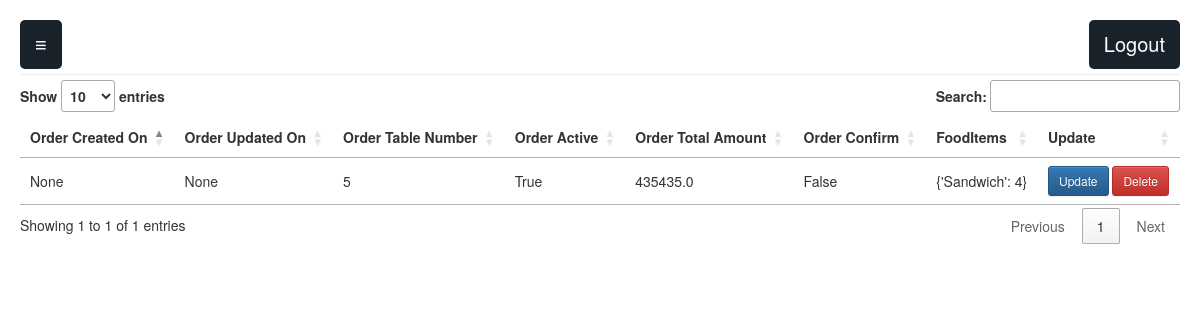
The app's page /order_management/active_orders/ (signed in), older data.
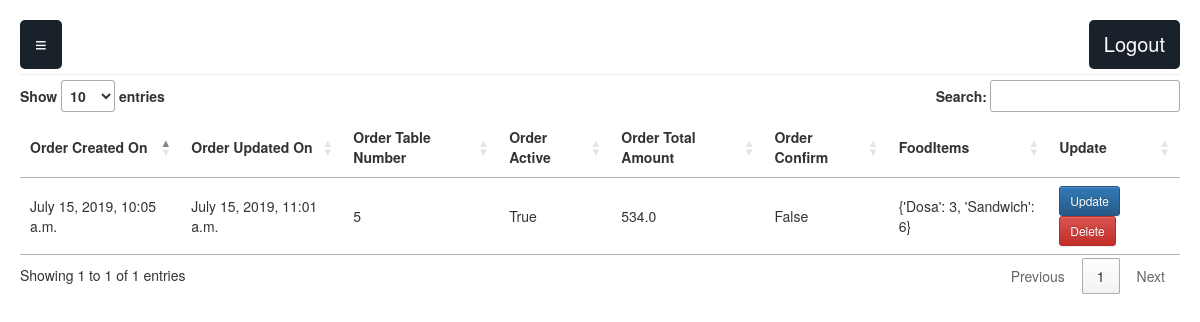
The same page, newer data.
### apis/models.py (models this page shows, shortened)
class Order(models.Model):
    order_user_id = models.ForeignKey(CustomUser, on_delete=models.CASCADE)
    order_restaurant_id = models.ForeignKey(Restaurant, on_delete=models.CASCADE)
    order_fooditem_relation = models.ManyToManyField(FoodItem, through="OrderFoodItem")
    order_created_on = models.DateTimeField(auto_now_add=True)
    order_updated_on = models.DateTimeField(auto_now=True)
    order_table_number = models.IntegerField()
    order_active = models.BooleanField()
    order_total_amount = models.FloatField()
    order_confirm = models.BooleanField()

### order_management/views.py (the view)
# urls.py: path('active_orders/', views.get_active_orders, name='active_orders'),
@login_required
def get_active_orders(request):
    user_role = request.user.role-1
    active_orders = Order.objects.filter(order_restaurant_id=user_role, order_active=True)
    food_items_in_order = []
    for order in active_orders:
        food_items = OrderFoodItem.objects.filter(orderfooditem_order_id=order)
        food_items_dict = {}
        for food_item in food_items:
            fooditem_name =  food_item.orderfooditem_fooditem_id.fooditem_name
            food_items_dict[fooditem_name]=food_item.orderfooditem_quantity
        food_items_in_order.append(food_items_dict)
    order_data = zip(active_orders,food_items_in_order)
    data = {'order_data':order_data,'user_role':user_role}
    return render(request, 'order_management/active_orders.html',data)

### order_management/templates/order_management/active_orders.html (shortened to what this page needs)
{% extends "order_management/base.html" %}
{% load staticfiles %}
{% block static %}
<link rel="stylesheet" href="//cdn.datatables.net/1.10.19/css/jquery.dataTables.min.css">
{% endblock %}
{% block content %}
<table id="activeOrders">
    <thead>
        <tr>
            <th>Order Created On</th>
            <th>Order Updated On</th>
            <th>Order Table Number</th>
            <th>Order Active</th>
            <th>Order Total Amount</th>
            <th>Order Confirm</th>
            <th>FoodItems</th>
            <th>Update</th>
        </tr>
    </thead>
    <tbody>
        {% for order,food in order_data %}
        <tr>
            <td>{{order.order_created_on}}</td>
            <td>{{order.order_updated_on}}</td>
            <td>{{order.order_table_number}}</td>
            <td>{{order.order_active}}</td>
            <td>{{order.order_total_amount}}</td>
            <td>{{order.order_confirm}}</td>
            <td>{{food}}</td>
            <td>
                <button type="button" class="update-order btn btn-sm btn-primary" data-id="{% url 'order_management:update_order' order.pk %}">
                    <span class="fa fa-pencil">Update</span>
                </button>
                <button type="button" class="delete-book btn btn-sm btn-danger" data-id="{% url 'order_management:delete_order' order.pk %}">
                    <span class="fa fa-trash">Delete</span>
                </button>
            </td>
        </tr>
        {% endfor %}
    </tbody>
</table>
{% endblock %}

Row changes from the older to the newer data that the page shows:
removed Order: order_created_on "None", order_updated_on "None", order_table_number "5", order_active "True", order_total_amount "435435.0", order_confirm "False", food "{'Sandwich': 4}"
added Order: order_created_on "July 15, 2019, 10:05 a.m.", order_updated_on "July 15, 2019, 11:01 a.m.", order_table_number "5", order_active "True", order_total_amount "534.0", order_confirm "False", food "{'Dosa': 3, 'Sandwich': 6}"
